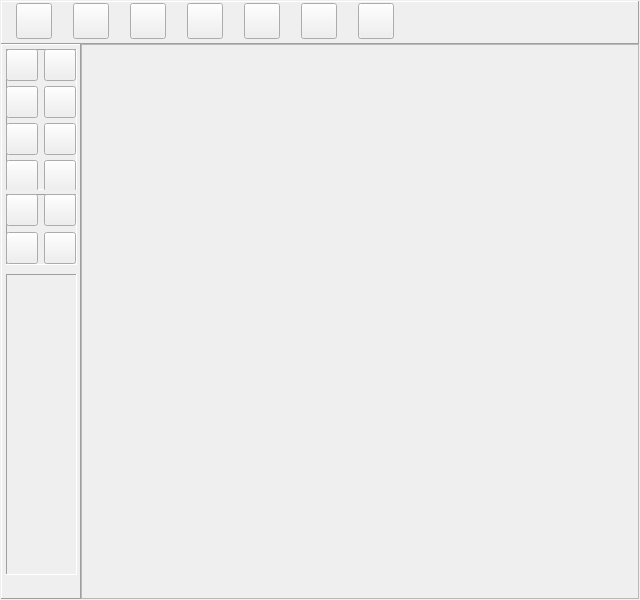
<?xml version="1.0" encoding="UTF-8"?>
<ui version="4.0">
 <class>WhiteboardView</class>
 <widget class="QWidget" name="WhiteboardView">
  <property name="geometry">
   <rect>
    <x>0</x>
    <y>0</y>
    <width>640</width>
    <height>600</height>
   </rect>
  </property>
  <property name="minimumSize">
   <size>
    <width>640</width>
    <height>600</height>
   </size>
  </property>
  <property name="maximumSize">
   <size>
    <width>16777215</width>
    <height>16777215</height>
   </size>
  </property>
  <property name="windowTitle">
   <string>whiteboardview</string>
  </property>
  <layout class="QGridLayout" name="gridLayout_4">
   <property name="sizeConstraint">
    <enum>QLayout::SetMaximumSize</enum>
   </property>
   <property name="margin">
    <number>1</number>
   </property>
   <property name="spacing">
    <number>0</number>
   </property>
   <item row="0" column="0" colspan="2">
    <widget class="QFrame" name="frame_2">
     <property name="sizePolicy">
      <sizepolicy hsizetype="Expanding" vsizetype="Preferred">
       <horstretch>0</horstretch>
       <verstretch>0</verstretch>
      </sizepolicy>
     </property>
     <property name="minimumSize">
      <size>
       <width>20</width>
       <height>43</height>
      </size>
     </property>
     <property name="frameShape">
      <enum>QFrame::Panel</enum>
     </property>
     <property name="frameShadow">
      <enum>QFrame::Raised</enum>
     </property>
     <widget class="QWidget" name="horizontalLayoutWidget">
      <property name="geometry">
       <rect>
        <x>0</x>
        <y>0</y>
        <width>411</width>
        <height>41</height>
       </rect>
      </property>
      <layout class="QHBoxLayout" name="horizontalLayout">
       <property name="sizeConstraint">
        <enum>QLayout::SetDefaultConstraint</enum>
       </property>
       <item>
        <widget class="QPushButton" name="importButton">
         <property name="minimumSize">
          <size>
           <width>36</width>
           <height>36</height>
          </size>
         </property>
         <property name="maximumSize">
          <size>
           <width>36</width>
           <height>36</height>
          </size>
         </property>
         <property name="text">
          <string/>
         </property>
        </widget>
       </item>
       <item>
        <widget class="QPushButton" name="exportButton">
         <property name="minimumSize">
          <size>
           <width>36</width>
           <height>36</height>
          </size>
         </property>
         <property name="maximumSize">
          <size>
           <width>36</width>
           <height>36</height>
          </size>
         </property>
         <property name="text">
          <string/>
         </property>
        </widget>
       </item>
       <item>
        <widget class="QPushButton" name="saveButton">
         <property name="minimumSize">
          <size>
           <width>36</width>
           <height>36</height>
          </size>
         </property>
         <property name="maximumSize">
          <size>
           <width>36</width>
           <height>36</height>
          </size>
         </property>
         <property name="text">
          <string/>
         </property>
        </widget>
       </item>
       <item>
        <widget class="QPushButton" name="printButton">
         <property name="minimumSize">
          <size>
           <width>36</width>
           <height>36</height>
          </size>
         </property>
         <property name="maximumSize">
          <size>
           <width>36</width>
           <height>36</height>
          </size>
         </property>
         <property name="text">
          <string/>
         </property>
        </widget>
       </item>
       <item>
        <widget class="QPushButton" name="clearButton">
         <property name="minimumSize">
          <size>
           <width>36</width>
           <height>36</height>
          </size>
         </property>
         <property name="maximumSize">
          <size>
           <width>36</width>
           <height>36</height>
          </size>
         </property>
         <property name="text">
          <string/>
         </property>
        </widget>
       </item>
       <item>
        <widget class="QPushButton" name="undoButton">
         <property name="minimumSize">
          <size>
           <width>36</width>
           <height>36</height>
          </size>
         </property>
         <property name="maximumSize">
          <size>
           <width>36</width>
           <height>36</height>
          </size>
         </property>
         <property name="text">
          <string/>
         </property>
        </widget>
       </item>
       <item>
        <widget class="QPushButton" name="quitButton">
         <property name="minimumSize">
          <size>
           <width>36</width>
           <height>36</height>
          </size>
         </property>
         <property name="maximumSize">
          <size>
           <width>36</width>
           <height>36</height>
          </size>
         </property>
         <property name="text">
          <string/>
         </property>
        </widget>
       </item>
      </layout>
     </widget>
    </widget>
   </item>
   <item row="1" column="0">
    <widget class="QFrame" name="frame">
     <property name="sizePolicy">
      <sizepolicy hsizetype="Preferred" vsizetype="Expanding">
       <horstretch>0</horstretch>
       <verstretch>0</verstretch>
      </sizepolicy>
     </property>
     <property name="minimumSize">
      <size>
       <width>80</width>
       <height>0</height>
      </size>
     </property>
     <property name="frameShape">
      <enum>QFrame::Panel</enum>
     </property>
     <property name="frameShadow">
      <enum>QFrame::Raised</enum>
     </property>
     <widget class="QFrame" name="frame_3">
      <property name="geometry">
       <rect>
        <x>5</x>
        <y>5</y>
        <width>71</width>
        <height>141</height>
       </rect>
      </property>
      <property name="frameShape">
       <enum>QFrame::Panel</enum>
      </property>
      <property name="frameShadow">
       <enum>QFrame::Sunken</enum>
      </property>
      <widget class="QWidget" name="gridLayoutWidget_2">
       <property name="geometry">
        <rect>
         <x>0</x>
         <y>0</y>
         <width>71</width>
         <height>142</height>
        </rect>
       </property>
       <layout class="QGridLayout" name="gridLayout_2">
        <item row="0" column="0">
         <widget class="QPushButton" name="selectButton">
          <property name="minimumSize">
           <size>
            <width>32</width>
            <height>32</height>
           </size>
          </property>
          <property name="maximumSize">
           <size>
            <width>32</width>
            <height>32</height>
           </size>
          </property>
          <property name="toolTip">
           <string/>
          </property>
          <property name="statusTip">
           <string/>
          </property>
          <property name="whatsThis">
           <string/>
          </property>
          <property name="text">
           <string/>
          </property>
          <property name="icon">
           <iconset>
            <normaloff>icons/whiteboarding/select.png</normaloff>icons/whiteboarding/select.png</iconset>
          </property>
          <property name="checkable">
           <bool>true</bool>
          </property>
         </widget>
        </item>
        <item row="0" column="1">
         <widget class="QPushButton" name="eraseButton">
          <property name="minimumSize">
           <size>
            <width>32</width>
            <height>32</height>
           </size>
          </property>
          <property name="maximumSize">
           <size>
            <width>32</width>
            <height>32</height>
           </size>
          </property>
          <property name="text">
           <string/>
          </property>
          <property name="icon">
           <iconset>
            <normaloff>icons/whiteboarding/erase.png</normaloff>icons/whiteboarding/erase.png</iconset>
          </property>
          <property name="checkable">
           <bool>true</bool>
          </property>
         </widget>
        </item>
        <item row="1" column="0">
         <widget class="QPushButton" name="pathButton">
          <property name="minimumSize">
           <size>
            <width>32</width>
            <height>32</height>
           </size>
          </property>
          <property name="maximumSize">
           <size>
            <width>32</width>
            <height>32</height>
           </size>
          </property>
          <property name="text">
           <string/>
          </property>
          <property name="icon">
           <iconset>
            <normaloff>icons/whiteboarding/draw_lines.png</normaloff>icons/whiteboarding/draw_lines.png</iconset>
          </property>
          <property name="checkable">
           <bool>true</bool>
          </property>
         </widget>
        </item>
        <item row="1" column="1">
         <widget class="QPushButton" name="lineButton">
          <property name="minimumSize">
           <size>
            <width>32</width>
            <height>32</height>
           </size>
          </property>
          <property name="maximumSize">
           <size>
            <width>32</width>
            <height>32</height>
           </size>
          </property>
          <property name="text">
           <string/>
          </property>
          <property name="icon">
           <iconset>
            <normaloff>icons/whiteboarding/draw_lines.png</normaloff>icons/whiteboarding/draw_lines.png</iconset>
          </property>
          <property name="checkable">
           <bool>true</bool>
          </property>
         </widget>
        </item>
        <item row="2" column="0">
         <widget class="QPushButton" name="rectangleButton">
          <property name="minimumSize">
           <size>
            <width>32</width>
            <height>32</height>
           </size>
          </property>
          <property name="maximumSize">
           <size>
            <width>32</width>
            <height>32</height>
           </size>
          </property>
          <property name="text">
           <string/>
          </property>
          <property name="icon">
           <iconset>
            <normaloff>icons/whiteboarding/draw_rectangles.png</normaloff>icons/whiteboarding/draw_rectangles.png</iconset>
          </property>
          <property name="checkable">
           <bool>true</bool>
          </property>
         </widget>
        </item>
        <item row="2" column="1">
         <widget class="QPushButton" name="ellipseButton">
          <property name="minimumSize">
           <size>
            <width>32</width>
            <height>32</height>
           </size>
          </property>
          <property name="maximumSize">
           <size>
            <width>32</width>
            <height>32</height>
           </size>
          </property>
          <property name="text">
           <string/>
          </property>
          <property name="icon">
           <iconset>
            <normaloff>icons/whiteboarding/draw_circles.png</normaloff>icons/whiteboarding/draw_circles.png</iconset>
          </property>
          <property name="checkable">
           <bool>true</bool>
          </property>
         </widget>
        </item>
        <item row="3" column="0">
         <widget class="QPushButton" name="textButton">
          <property name="minimumSize">
           <size>
            <width>32</width>
            <height>32</height>
           </size>
          </property>
          <property name="maximumSize">
           <size>
            <width>32</width>
            <height>32</height>
           </size>
          </property>
          <property name="text">
           <string/>
          </property>
          <property name="icon">
           <iconset>
            <normaloff>icons/whiteboarding/add_text.png</normaloff>icons/whiteboarding/add_text.png</iconset>
          </property>
          <property name="checkable">
           <bool>true</bool>
          </property>
         </widget>
        </item>
        <item row="3" column="1">
         <widget class="QPushButton" name="imageButton">
          <property name="minimumSize">
           <size>
            <width>32</width>
            <height>32</height>
           </size>
          </property>
          <property name="maximumSize">
           <size>
            <width>32</width>
            <height>32</height>
           </size>
          </property>
          <property name="text">
           <string/>
          </property>
          <property name="icon">
           <iconset>
            <normaloff>icons/whiteboarding/add_image.png</normaloff>icons/whiteboarding/add_image.png</iconset>
          </property>
          <property name="checkable">
           <bool>true</bool>
          </property>
         </widget>
        </item>
       </layout>
      </widget>
     </widget>
     <widget class="QFrame" name="frame_4">
      <property name="geometry">
       <rect>
        <x>5</x>
        <y>150</y>
        <width>71</width>
        <height>71</height>
       </rect>
      </property>
      <property name="frameShape">
       <enum>QFrame::Panel</enum>
      </property>
      <property name="frameShadow">
       <enum>QFrame::Sunken</enum>
      </property>
      <widget class="QWidget" name="gridLayoutWidget">
       <property name="geometry">
        <rect>
         <x>0</x>
         <y>0</y>
         <width>71</width>
         <height>71</height>
        </rect>
       </property>
       <layout class="QGridLayout" name="gridLayout">
        <item row="0" column="0">
         <widget class="QPushButton" name="rotateButton">
          <property name="minimumSize">
           <size>
            <width>32</width>
            <height>32</height>
           </size>
          </property>
          <property name="maximumSize">
           <size>
            <width>32</width>
            <height>32</height>
           </size>
          </property>
          <property name="toolTip">
           <string/>
          </property>
          <property name="statusTip">
           <string/>
          </property>
          <property name="whatsThis">
           <string/>
          </property>
          <property name="text">
           <string/>
          </property>
          <property name="icon">
           <iconset>
            <normaloff>icons/whiteboarding/select.png</normaloff>icons/whiteboarding/select.png</iconset>
          </property>
          <property name="checkable">
           <bool>true</bool>
          </property>
         </widget>
        </item>
        <item row="0" column="1">
         <widget class="QPushButton" name="scaleButton">
          <property name="minimumSize">
           <size>
            <width>32</width>
            <height>32</height>
           </size>
          </property>
          <property name="maximumSize">
           <size>
            <width>32</width>
            <height>32</height>
           </size>
          </property>
          <property name="toolTip">
           <string/>
          </property>
          <property name="statusTip">
           <string/>
          </property>
          <property name="whatsThis">
           <string/>
          </property>
          <property name="text">
           <string/>
          </property>
          <property name="icon">
           <iconset>
            <normaloff>icons/whiteboarding/select.png</normaloff>icons/whiteboarding/select.png</iconset>
          </property>
          <property name="checkable">
           <bool>true</bool>
          </property>
         </widget>
        </item>
        <item row="1" column="0">
         <widget class="QPushButton" name="translateButton">
          <property name="minimumSize">
           <size>
            <width>32</width>
            <height>32</height>
           </size>
          </property>
          <property name="maximumSize">
           <size>
            <width>32</width>
            <height>32</height>
           </size>
          </property>
          <property name="toolTip">
           <string/>
          </property>
          <property name="statusTip">
           <string/>
          </property>
          <property name="whatsThis">
           <string/>
          </property>
          <property name="text">
           <string/>
          </property>
          <property name="icon">
           <iconset>
            <normaloff>icons/whiteboarding/select.png</normaloff>icons/whiteboarding/select.png</iconset>
          </property>
          <property name="checkable">
           <bool>true</bool>
          </property>
         </widget>
        </item>
        <item row="1" column="1">
         <widget class="QPushButton" name="scrollButton">
          <property name="minimumSize">
           <size>
            <width>32</width>
            <height>32</height>
           </size>
          </property>
          <property name="maximumSize">
           <size>
            <width>32</width>
            <height>32</height>
           </size>
          </property>
          <property name="toolTip">
           <string/>
          </property>
          <property name="statusTip">
           <string/>
          </property>
          <property name="whatsThis">
           <string/>
          </property>
          <property name="text">
           <string/>
          </property>
          <property name="icon">
           <iconset>
            <normaloff>icons/whiteboarding/select.png</normaloff>icons/whiteboarding/select.png</iconset>
          </property>
          <property name="checkable">
           <bool>true</bool>
          </property>
         </widget>
        </item>
       </layout>
      </widget>
     </widget>
     <widget class="QFrame" name="frame_5">
      <property name="geometry">
       <rect>
        <x>5</x>
        <y>230</y>
        <width>71</width>
        <height>301</height>
       </rect>
      </property>
      <property name="sizePolicy">
       <sizepolicy hsizetype="Preferred" vsizetype="Expanding">
        <horstretch>0</horstretch>
        <verstretch>0</verstretch>
       </sizepolicy>
      </property>
      <property name="frameShape">
       <enum>QFrame::Panel</enum>
      </property>
      <property name="frameShadow">
       <enum>QFrame::Sunken</enum>
      </property>
      <widget class="QWidget" name="gridLayoutWidget_3">
       <property name="geometry">
        <rect>
         <x>0</x>
         <y>0</y>
         <width>71</width>
         <height>302</height>
        </rect>
       </property>
       <layout class="QGridLayout" name="gridLayout_3">
        <item row="0" column="0">
         <widget class="PaletteWidget" name="m_paletteWidget" native="true">
          <property name="sizePolicy">
           <sizepolicy hsizetype="Fixed" vsizetype="Expanding">
            <horstretch>0</horstretch>
            <verstretch>0</verstretch>
           </sizepolicy>
          </property>
          <property name="minimumSize">
           <size>
            <width>30</width>
            <height>100</height>
           </size>
          </property>
         </widget>
        </item>
       </layout>
      </widget>
     </widget>
     <zorder>frame_3</zorder>
     <zorder>frame_4</zorder>
     <zorder>frame_5</zorder>
     <zorder>mainFrame</zorder>
    </widget>
   </item>
   <item row="1" column="1">
    <widget class="QFrame" name="mainFrame">
     <property name="sizePolicy">
      <sizepolicy hsizetype="Expanding" vsizetype="Expanding">
       <horstretch>0</horstretch>
       <verstretch>0</verstretch>
      </sizepolicy>
     </property>
     <property name="minimumSize">
      <size>
       <width>400</width>
       <height>537</height>
      </size>
     </property>
     <property name="frameShape">
      <enum>QFrame::StyledPanel</enum>
     </property>
     <property name="frameShadow">
      <enum>QFrame::Raised</enum>
     </property>
     <layout class="QGridLayout" name="mainFrameLayout">
      <property name="leftMargin">
       <number>1</number>
      </property>
      <property name="topMargin">
       <number>0</number>
      </property>
      <property name="rightMargin">
       <number>0</number>
      </property>
      <property name="bottomMargin">
       <number>0</number>
      </property>
      <property name="spacing">
       <number>-1</number>
      </property>
      <item row="0" column="0">
       <widget class="QWidget" name="widget" native="true"/>
      </item>
     </layout>
    </widget>
   </item>
  </layout>
 </widget>
 <customwidgets>
  <customwidget>
   <class>PaletteWidget</class>
   <extends>QWidget</extends>
   <header>palettewidget.h</header>
   <container>1</container>
  </customwidget>
 </customwidgets>
 <resources/>
 <connections/>
</ui>
